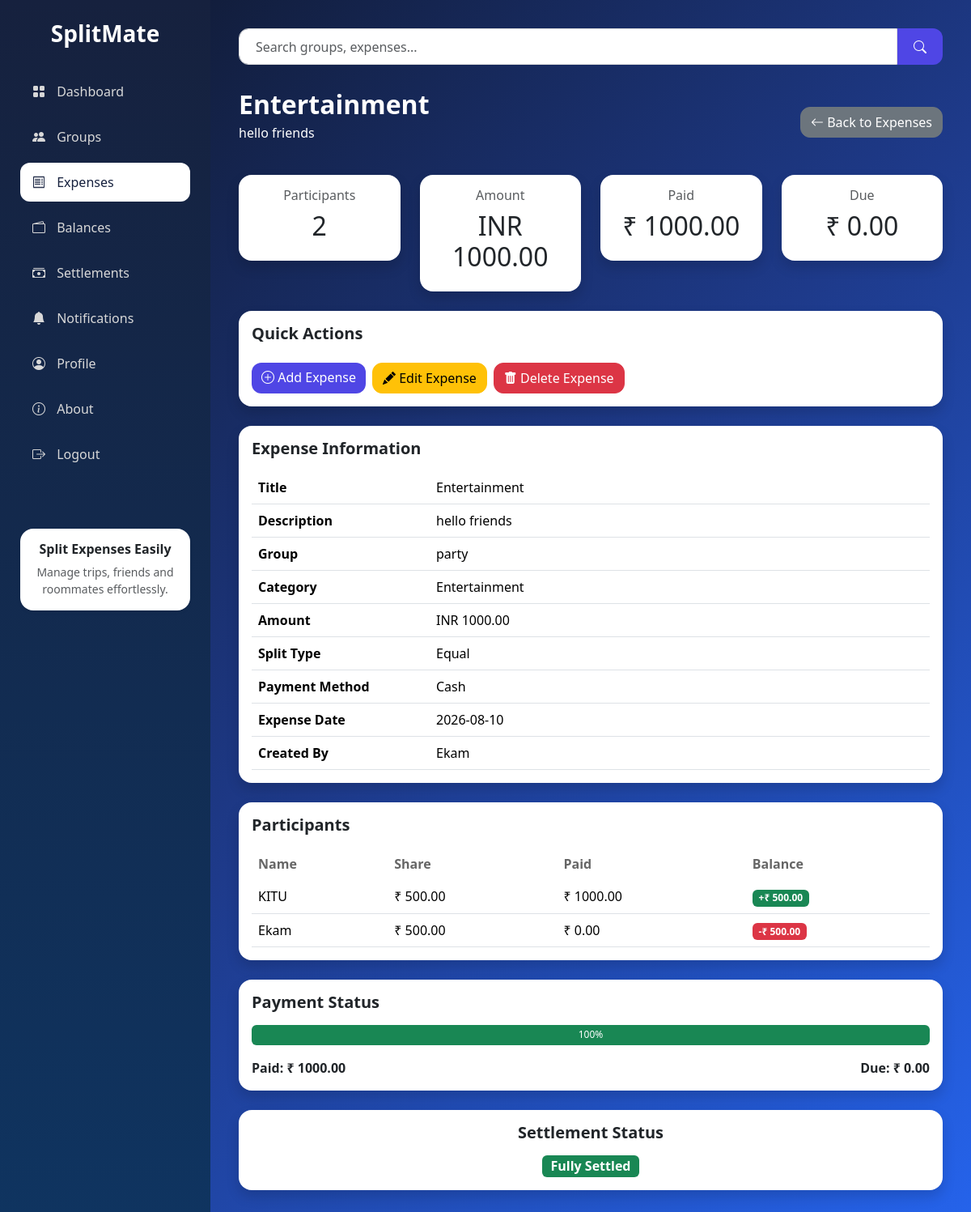
/expenses/7 (signed in), run on the app's committed database.
### models.py (models this page shows, shortened)
class Expense(db.Model):
    __tablename__ = "expense"
    id = db.Column(db.Integer, primary_key=True)
    group_id = db.Column(db.Integer, db.ForeignKey("group.id"), nullable=False)
    title = db.Column(db.String(100), nullable=False)
    description = db.Column(db.Text)
    amount = db.Column(db.Float, nullable=False)
    category = db.Column(db.String(50), nullable=False)
    split_type = db.Column(db.String(20), nullable=False)
    currency = db.Column(db.String(10), default="INR")
    payment_method = db.Column(db.String(20), nullable=False)
    expense_date = db.Column(db.Date, nullable=False)
    created_by = db.Column(db.Integer, db.ForeignKey("user.id"), nullable=False)
    created_at = db.Column(db.DateTime, default=datetime.utcnow)
    participants = db.relationship("ExpenseParticipant",backref="expense",cascade="all, delete-orphan",lazy=True)

class Group(db.Model):
    __tablename__ = "group"
    id = db.Column(db.Integer, primary_key=True)
    name = db.Column(db.String(100), nullable=False)
    description = db.Column(db.Text)
    group_type = db.Column(db.String(50), nullable=False)
    trip_mode = db.Column(db.Boolean, default=False)
    trip_start_date = db.Column(db.Date)
    trip_end_date = db.Column(db.Date)
    created_by = db.Column(db.Integer, db.ForeignKey("user.id"), nullable=False)
    created_at = db.Column(db.DateTime, default=datetime.utcnow)
    members = db.relationship("GroupMember", backref="group", cascade="all, delete-orphan", lazy=True)
    expenses = db.relationship("Expense", backref="group", cascade="all, delete-orphan", lazy=True)
    settlements = db.relationship("Settlement", backref="group", cascade="all, delete-orphan", lazy=True)

class User(db.Model):
    __tablename__ = "user"
    id = db.Column(db.Integer,primary_key=True)
    fullname = db.Column(db.String(100),nullable=False)
    username = db.Column(db.String(50),unique=True,nullable=False)
    email = db.Column(db.String(120),unique=True,nullable=False)
    password = db.Column(db.String(255),nullable=False)
    profile_image = db.Column(db.String(255),nullable=False,default="default.png")
    is_active = db.Column(db.Boolean, default=True, nullable=False)
    created_at = db.Column(db.DateTime,nullable=False,default=datetime.utcnow)
    groups = db.relationship("Group",backref="creator",lazy=True)
    expenses = db.relationship("Expense",backref="creator",lazy=True)
    group_memberships = db.relationship("GroupMember",backref="user",lazy=True)
    notifications = db.relationship("Notification",backref="user",lazy=True)
    sent_settlements = db.relationship("Settlement",foreign_keys="Settlement.payer_id",backref="payer",lazy=True)
    received_settlements = db.relationship("Settlement",foreign_keys="Settlement.receiver_id",backref="receiver",lazy=True)

class ExpenseParticipant(db.Model):
    __tablename__ = "expense_participant"
    id = db.Column(db.Integer, primary_key=True)
    expense_id = db.Column(db.Integer,db.ForeignKey("expense.id"),nullable=False)
    user_id = db.Column(db.Integer,db.ForeignKey("user.id"),nullable=False)
    amount_paid = db.Column(db.Float,default=0)
    share_amount = db.Column(db.Float,default=0)
    percentage = db.Column(db.Float,default=0)
    ratio = db.Column(db.Float,default=0)
    user = db.relationship("User",backref="expense_participants")

### routes/expenses.py (the view)
@expenses.route("/<int:expense_id>")
def expense_dashboard(expense_id):
    if "user_id" not in session:
        return redirect(url_for("auth.login"))
    expense = Expense.query.get_or_404(expense_id)
    membership = GroupMember.query.filter_by(group_id=expense.group_id,user_id=session["user_id"]).first()
    if not membership:
        flash("You are not a member of this group.", "danger")
        return redirect(url_for("expenses.expenses_home"))
    participants = ExpenseParticipant.query.filter_by(expense_id=expense.id).all()
    participant_count = len(participants)
    total_paid = sum(participant.amount_paid for participant in participants)
    total_due = expense.amount - total_paid
    return render_template("expenses/expense_dashboard.html",
        expense=expense,
        participants=participants,
        participant_count=participant_count,
        total_paid=total_paid,
        total_due=total_due
    )

### templates/expenses/expense_dashboard.html (shortened to what this page needs)
{% extends "dashboard_base.html" %}
{% block expenses_active %}
active
{% endblock %}
{% block page_content %}
<div class="d-flex justify-content-between align-items-center mb-4">
    <div>
        <h2 class="fw-bold mb-1">
            {{ expense.title }}
        </h2>
        <p>
            {{ expense.description or "Manage your expense details." }}
        </p>
    </div>
    <a href="{{ url_for('expenses.expenses_home') }}"
       class="btn btn-secondary">
        <i class="bi bi-arrow-left"></i>
        Back to Expenses
    </a>
</div>
<div class="row g-4 mb-4">
    <div class="col-md-3">
        <div class="card shadow border-0 rounded-4">
            <div class="card-body text-center">
                <h6 class="text-muted">
                    Participants
                </h6>
                <h2>
                    {{ participant_count }}
                </h2>
            </div>
        </div>
    </div>
    <div class="col-md-3">
        <div class="card shadow border-0 rounded-4">
            <div class="card-body text-center">
                <h6 class="text-muted">
                    Amount
                </h6>
                <h2>
                    {{ expense.currency }}
                    {{ "%.2f"|format(expense.amount) }}
                </h2>
            </div>
        </div>
    </div>
    <div class="col-md-3">
        <div class="card shadow border-0 rounded-4">
            <div class="card-body text-center">
                <h6 class="text-muted">
                    Paid
                </h6>
                <h2>
                    ₹ {{ "%.2f"|format(total_paid) }}
                </h2>
            </div>
        </div>
    </div>
    <div class="col-md-3">
        <div class="card shadow border-0 rounded-4">
            <div class="card-body text-center">
                <h6 class="text-muted">
                    Due
                </h6>
                <h2>
                    ₹ {{ "%.2f"|format(total_due) }}
                </h2>
            </div>
        </div>
    </div>
</div>
<div class="card shadow border-0 rounded-4 mb-4">
    <div class="card-body">
        <h5 class="fw-bold mb-4">
            Quick Actions
        </h5>
        <div class="d-flex flex-wrap gap-2">
            <a href="{{ url_for('expenses.add_expense') }}" class="btn btn-primary">
                <i class="bi bi-plus-circle"></i>
                    Add Expense
            </a>
            <a href="{{ url_for('expenses.edit_expense', expense_id=expense.id) }}"
               class="btn btn-warning">
                <i class="bi bi-pencil-fill"></i>
                Edit Expense
            </a>
            <a href="{{ url_for('expenses.delete_expense', expense_id=expense.id) }}"
               class="btn btn-danger">
                <i class="bi bi-trash-fill"></i>
                Delete Expense
            </a>
        </div>
    </div>
</div>
<div class="card shadow border-0 rounded-4 mb-4">
    <div class="card-body">
        <h5 class="fw-bold mb-3">
            Expense Information
        </h5>
        <table class="table">
            <tr>
                <th width="220">Title</th>
                <td>{{ expense.title }}</td>
            </tr>
            <tr>
                <th>Description</th>
                <td>{{ expense.description or "-" }}</td>
            </tr>
            <tr>
                <th>Group</th>
                <td>{{ expense.group.name }}</td>
            </tr>
            <tr>
                <th>Category</th>
                <td>{{ expense.category }}</td>
            </tr>
            <tr>
                <th>Amount</th>
                <td>{{ expense.currency }} {{ "%.2f"|format(expense.amount) }}</td>
            </tr>
            <tr>
                <th>Split Type</th>
                <td>{{ expense.split_type }}</td>
            </tr>
            <tr>
                <th>Payment Method</th>
                <td>{{ expense.payment_method }}</td>
            </tr>
            <tr>
                <th>Expense Date</th>
                <td>{{ expense.expense_date.strftime("%Y-%m-%d") }}</td>
            </tr>
            <tr>
                <th>Created By</th>
                <td>{{ expense.creator.fullname }}</td>
            </tr>
        </table>
    </div>
</div>
<div class="card shadow border-0 rounded-4 mb-4">
    <div class="card-body">
        <h5 class="fw-bold mb-3">
            Participants
        </h5>
        {% if participants %}
        <table class="table align-middle">
            <thead>
                <tr>
                    <th>Name</th>
                    <th>Share</th>
                    <th>Paid</th>
                    <th>Balance</th>
                </tr>
            </thead>
            <tbody>
            {% for participant in participants %}
                <tr>
                    <td>
                        {{ participant.user.fullname }}
                    </td>
                    <td>
                        ₹ {{ "%.2f"|format(participant.share_amount) }}
                    </td>
                    <td>
                        ₹ {{ "%.2f"|format(participant.amount_paid) }}
                    </td>
                    <td>
    {% set balance = participant.amount_paid - participant.share_amount %}
    {% if balance > 0 %}
        <span class="badge bg-success">
            +₹ {{ "%.2f"|format(balance) }}
        </span>
    {% elif balance < 0 %}
        <span class="badge bg-danger">
            -₹ {{ "%.2f"|format(balance|abs) }}
        </span>
    {% else %}
        <span class="badge bg-secondary">
            ₹ 0.00
        </span>
    {% endif %}
</td>
                </tr>
            {% endfor %}
            </tbody>
        </table>
        {% else %}
        <p class="text-center text-muted py-4">
            No participants added.
        </p>
        {% endif %}
    </div>
</div>
<div class="card shadow border-0 rounded-4 mb-4">
    <div class="card-body">
        <h5 class="fw-bold mb-3">
            Payment Status
        </h5>
        {% if expense.amount > 0 %}
    {% set percentage = (total_paid / expense.amount * 100) %}
{% else %}
    {% set percentage = 0 %}
{% endif %}
<div class="progress mb-3" style="height:25px;">
    <div
        class="progress-bar bg-success"
        role="progressbar"
        aria-valuenow="{{ percentage|int }}"
        aria-valuemin="0"
        aria-valuemax="100"
        style="width: {{ percentage|int }}%">
        {{ percentage|int }}%
    </div>
</div>
        <div class="d-flex justify-content-between">
            <strong>
                Paid:
                ₹ {{ "%.2f"|format(total_paid) }}
            </strong>
            <strong>
                Due:
                ₹ {{ "%.2f"|format(total_due) }}
            </strong>
        </div>
    </div>
</div>
<div class="card shadow border-0 rounded-4">
    <div class="card-body text-center">
        <h5 class="fw-bold mb-3">
            Settlement Status
        </h5>
        {% if total_due <= 0 %}
            <span class="badge bg-success fs-6">
                Fully Settled
            </span>
        {% else %}
            <span class="badge bg-warning text-dark fs-6">
                ₹ {{ "%.2f"|format(total_due) }} Remaining
            </span>
        {% endif %}
    </div>
</div>
{% endblock %}

### static/css/style.css (style rules this page uses)
* { margin:0; padding:0; box-sizing:border-box; font-family:"Segoe UI",sans-serif; }
body { min-height:100vh; background:linear-gradient(135deg,#0f172a,#1e3a8a,#2563eb); }
.btn { border-radius:12px; font-weight:500; }
.btn-primary { background:#4f46e5; border:none; }
.table { margin-bottom:0; }
.table thead th { border:none; color:#666; font-weight:600; }
.table tbody td { vertical-align:middle; }

### data on the page
Expense: title "Entertainment", description "hello friends", currency "INR", amount "1000.00", category "Entertainment", split_type "Equal", payment_method "Cash", expense_date "2026-08-10"
Group: group.name "party"
User: creator.fullname "Ekam"
ExpenseParticipant: user.fullname "KITU", share_amount "500.00", amount_paid "1000.00"
ExpenseParticipant: user.fullname "Ekam", share_amount "500.00", amount_paid "0.00"

### other printed values
{{ participant_count }} "2"
{{ "%.2f"|format(total_paid) }} "1000.00"
{{ "%.2f"|format(total_due) }} "0.00"
{{ percentage|int }} "100"
